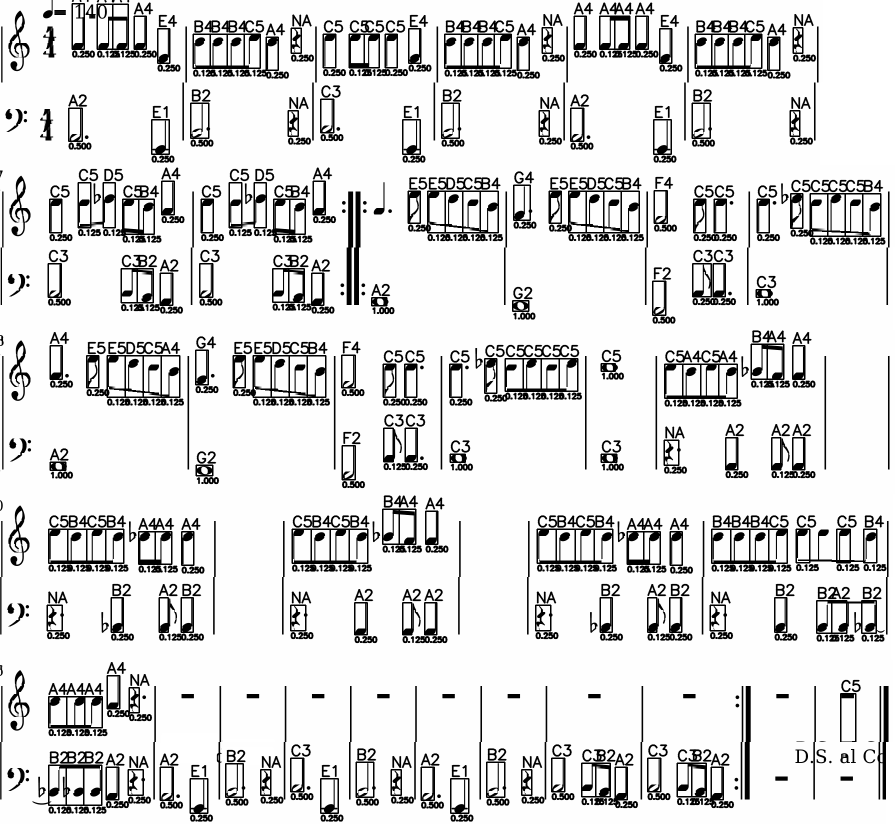
#> input picture result.png, 1789 x 1648 px (shown at 1/2 size)
$ python main.py result.png
#> lines starting #> are read from the running program, lines starting #| are printed output that depends on the picture; after the words box and inside, x2 and y2 are one past the last pixel; in counts of white or black regions, pixels touching at a corner belong together
### pre_process.py
#!/usr/bin/env python
"""
Description: This is the file to pre-process the image.
Author: Yueqian Lin
Date: 2023-05-15
"""

import cv2
import numpy as np
import matplotlib.pyplot as plt
import os

# all code below is written by Yueqian Lin with the help of ChatGPT
####################################################################################################
def extract_lines(image_path, threshold=1):
    # load the image in grayscale
#> called with image_path = 'result.png', threshold = 1
    image = cv2.imread(image_path, cv2.IMREAD_GRAYSCALE)
#> image is the input picture: shape (1648, 1789); min 0, max 255, mean 219.5

    # invert the image
    inverted_image = cv2.bitwise_not(image)
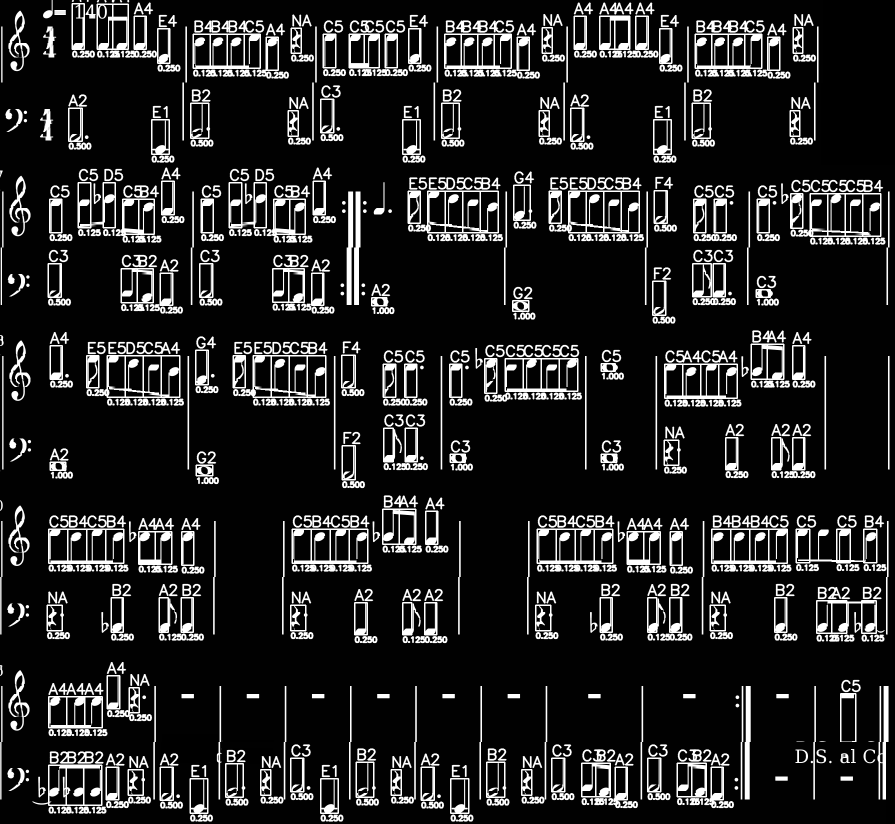
#> inverted_image: shape (1648, 1789) (shown at 1/2 size); min 0, max 255, mean 35.5

    # apply a Gaussian blur to reduce noise
    blurred_image = cv2.GaussianBlur(inverted_image, (5, 5), 0)

    # binarize the image using adaptive thresholding
    binary_image = cv2.adaptiveThreshold(blurred_image, 255, cv2.ADAPTIVE_THRESH_MEAN_C, cv2.THRESH_BINARY, 15, -2)
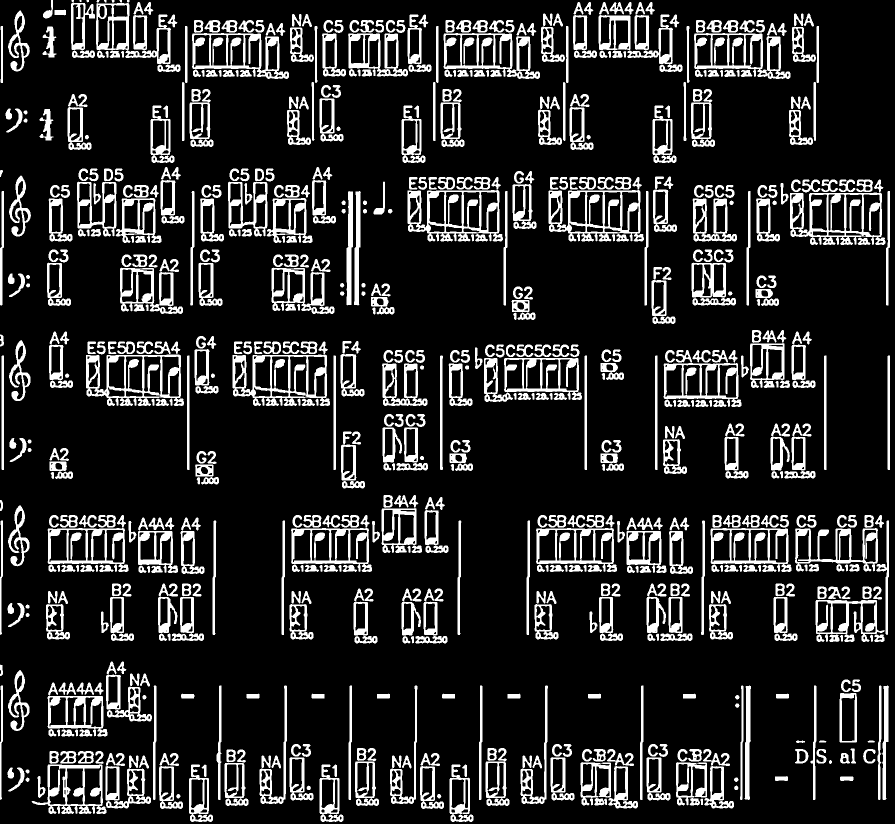
#> binary_image: shape (1648, 1789) (shown at 1/2 size); 16.1% white; 753 white regions (2 under 20 px), largest, box (x1, y1, x2, y2) and area: (1580, 385, 1771, 490) 7562, (465, 709, 660, 812) 7392, (172, 709, 368, 812) 7345

    # apply the Hough Line Transform
    min_line_length = 0.75 * image.shape[1]
#> min_line_length = 1341.8
    lines = cv2.HoughLinesP(binary_image, 1, np.pi / 180, 100, minLineLength=min_line_length, maxLineGap=15)
#> lines = None

    # filter lines based on angle (keep only horizontal lines)
#> (the run stopped early here; a loop or call above may not have finished)

$ run again, with symbol/time/24.tif saved as result.png
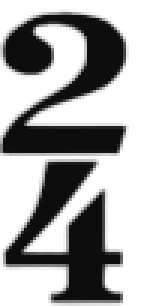
#> input picture symbol/time/24.tif, 51 x 102 px (shown 3 times larger)
#> in extract_lines, `blurred_image = cv2.GaussianBlur(inverted_image, (5, 5), 0)`:
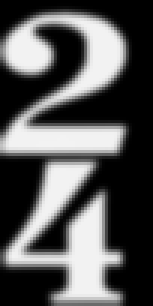
#> blurred_image: shape (102, 51) (shown 3 times larger); min 0, max 243, mean 87.8
#> in extract_lines, `binary_image = cv2.adaptiveThreshold(blurred_image, 255, cv2.ADAPTIVE_..`:
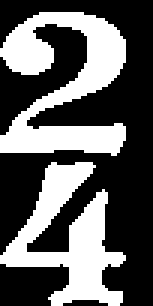
#> binary_image: shape (102, 51) (shown 3 times larger); 37.3% white; 2 white regions, box (x1, y1, x2, y2) and area: (0, 4, 42, 52) 1064, (0, 54, 42, 102) 875
#> lines = None

$ run again, with symbol/time/34.tif saved as result.png
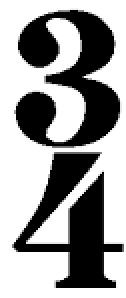
#> input picture symbol/time/34.tif, 63 x 149 px (shown 2 times larger)
#> in extract_lines, image is the input picture: shape (149, 63); min 0, max 255, mean 157.1
#> in extract_lines, `blurred_image = cv2.GaussianBlur(inverted_image, (5, 5), 0)`:
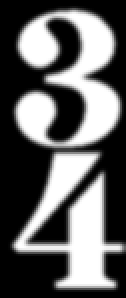
#> blurred_image: shape (149, 63) (shown 2 times larger); min 0, max 255, mean 98
#> in extract_lines, `binary_image = cv2.adaptiveThreshold(blurred_image, 255, cv2.ADAPTIVE_..`:
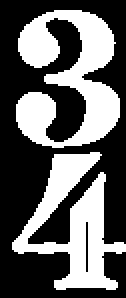
#> binary_image: shape (149, 63) (shown 2 times larger); 38.8% white; 2 white regions, box (x1, y1, x2, y2) and area: (8, 5, 60, 74) 1988, (6, 76, 63, 145) 1654
#> lines = [[44, 6, 46, 143], [45, 7, 52, 143], [42, 6, 45, 143], [48, 143, 50, 86], [35, 143, 43, 15], [49, 79, 50, 9], [19, 8, 41, 143], [41, 141, 41, 61], [47, 143, 48, 89]]
#> horizontal_lines = []
#> y_diffs = empty array
